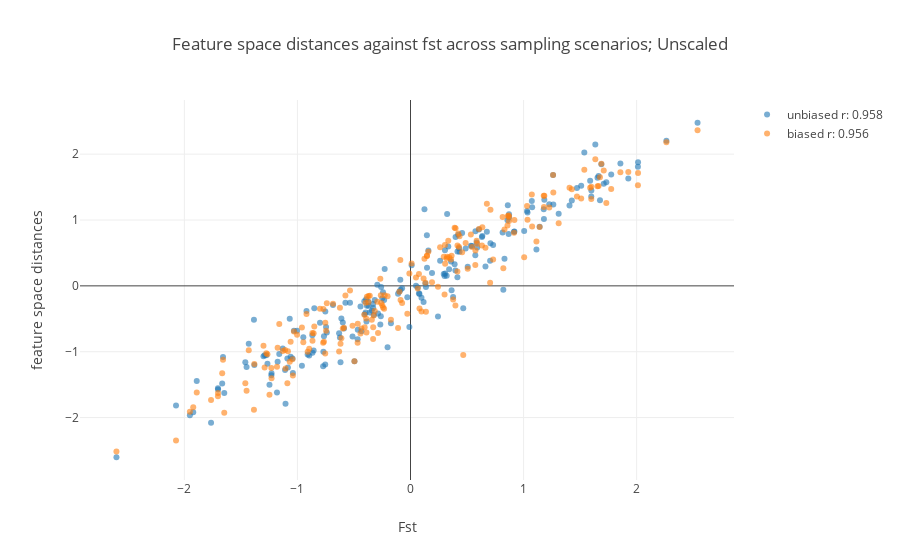

The code cell stored with this chart in its notebook:
### Code cell
pearsons= [pearsonr(fst_store,t[:,x])[0] for x in range(t.shape[1])]

fig_data= [go.Scatter(
    x= fst_store,
    y= t[:,i],
    mode= 'markers',
    marker= dict(
        color= i,
        opacity= .6
    ),
    name= ['unbiased','biased','corrected'][i] + ' r: {}'.format(round(pearsons[i],3))
    ) for i in [0,1]
]

layout = go.Layout(
    title= 'Feature space distances against fst across sampling scenarios; Unscaled',
    yaxis=dict(
        title='feature space distances'),
    xaxis=dict(
        title='Fst')
)

fig= go.Figure(data=fig_data, layout=layout)
iplot(fig)

### Figure 1 — Plotly figure (JSON) as saved in the notebook; plotly's stock layout.template omitted (floating-point values rounded to 4 significant figures; data arrays with more than 128 entries replaced by an {"elided": "..."} marker saying what was removed)
{"data": [{"marker": {"color": 0, "opacity": 0.6}, "mode": "markers", "name": "unbiased r: 0.958", "type": "scatter", "x": {"elided": "200 float values"}, "y": {"elided": "200 float values"}}, {"marker": {"color": 1, "opacity": 0.6}, "mode": "markers", "name": "biased r: 0.956", "type": "scatter", "x": {"elided": "200 float values"}, "y": {"elided": "200 float values"}}], "layout": {"title": "Feature space distances against fst across sampling scenarios; Unscaled", "xaxis": {"title": "Fst"}, "yaxis": {"title": "feature space distances"}}}
